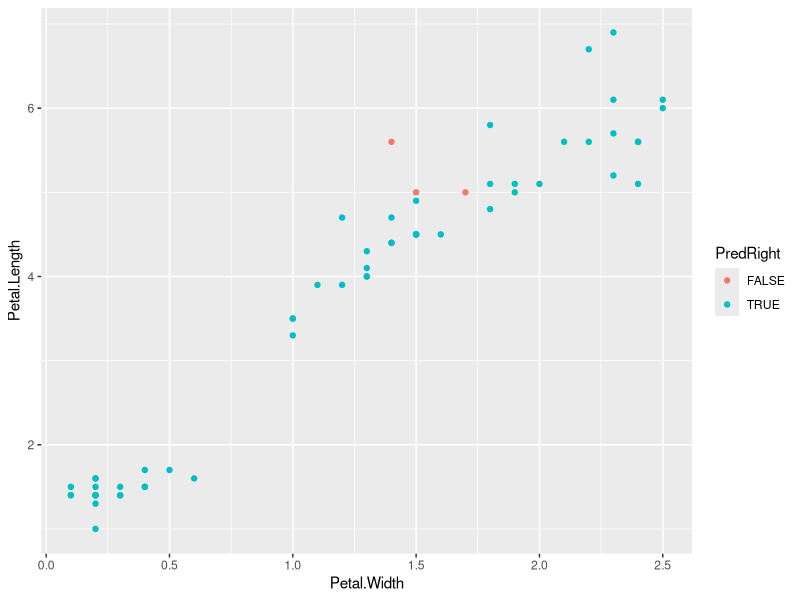

This figure's R source:
#Random Forest
rm(list=ls())
dev.off()
#install.packages("randomForest")
#install.packages("caret")
library(randomForest)
library(caret)
data(iris)
set.seed(123)
indT <- createDataPartition(y=iris$Species, p=0.6, list=FALSE)
training <- iris[indT,]
testing <- iris[-indT,]

#Build Random Forest Model

ModFit_rf <- train(Species~.,data=training,method="rf",prox=TRUE)
#rf = random forest

predict_rf <- predict(ModFit_rf,testing)
confusionMatrix(predict_rf, testing$Species)

testing$PredRight <- predict_rf==testing$Species
ggplot(testing,aes(x=Petal.Width,y=Petal.Length))+
  geom_point(aes(col=PredRight))